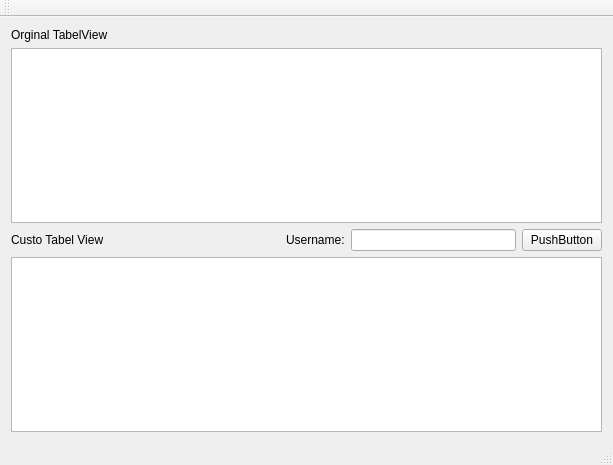
<?xml version="1.0" encoding="UTF-8"?>
<ui version="4.0">
 <class>MainWindow</class>
 <widget class="QMainWindow" name="MainWindow">
  <property name="geometry">
   <rect>
    <x>0</x>
    <y>0</y>
    <width>613</width>
    <height>465</height>
   </rect>
  </property>
  <property name="windowTitle">
   <string>MainWindow</string>
  </property>
  <widget class="QWidget" name="centralWidget">
   <layout class="QGridLayout" name="gridLayout">
    <item row="0" column="0">
     <widget class="QLabel" name="label">
      <property name="text">
       <string>Orginal TabelView</string>
      </property>
     </widget>
    </item>
    <item row="1" column="0" colspan="5">
     <widget class="QTableView" name="orginal_tableView"/>
    </item>
    <item row="2" column="0">
     <widget class="QLabel" name="label_2">
      <property name="text">
       <string>Custo Tabel View</string>
      </property>
     </widget>
    </item>
    <item row="2" column="1">
     <spacer name="horizontalSpacer">
      <property name="orientation">
       <enum>Qt::Horizontal</enum>
      </property>
      <property name="sizeHint" stdset="0">
       <size>
        <width>155</width>
        <height>20</height>
       </size>
      </property>
     </spacer>
    </item>
    <item row="2" column="2">
     <widget class="QLabel" name="username_label">
      <property name="text">
       <string>Username:</string>
      </property>
     </widget>
    </item>
    <item row="2" column="3">
     <widget class="QLineEdit" name="username_lineEdit"/>
    </item>
    <item row="2" column="4">
     <widget class="QPushButton" name="filtr_pushButton">
      <property name="text">
       <string>PushButton</string>
      </property>
     </widget>
    </item>
    <item row="3" column="0" colspan="5">
     <widget class="QTableView" name="custom_tableView"/>
    </item>
   </layout>
  </widget>
  <widget class="QMenuBar" name="menuBar">
   <property name="geometry">
    <rect>
     <x>0</x>
     <y>0</y>
     <width>613</width>
     <height>22</height>
    </rect>
   </property>
  </widget>
  <widget class="QToolBar" name="mainToolBar">
   <attribute name="toolBarArea">
    <enum>TopToolBarArea</enum>
   </attribute>
   <attribute name="toolBarBreak">
    <bool>false</bool>
   </attribute>
  </widget>
  <widget class="QStatusBar" name="statusBar"/>
 </widget>
 <layoutdefault spacing="6" margin="11"/>
 <resources/>
 <connections/>
</ui>
